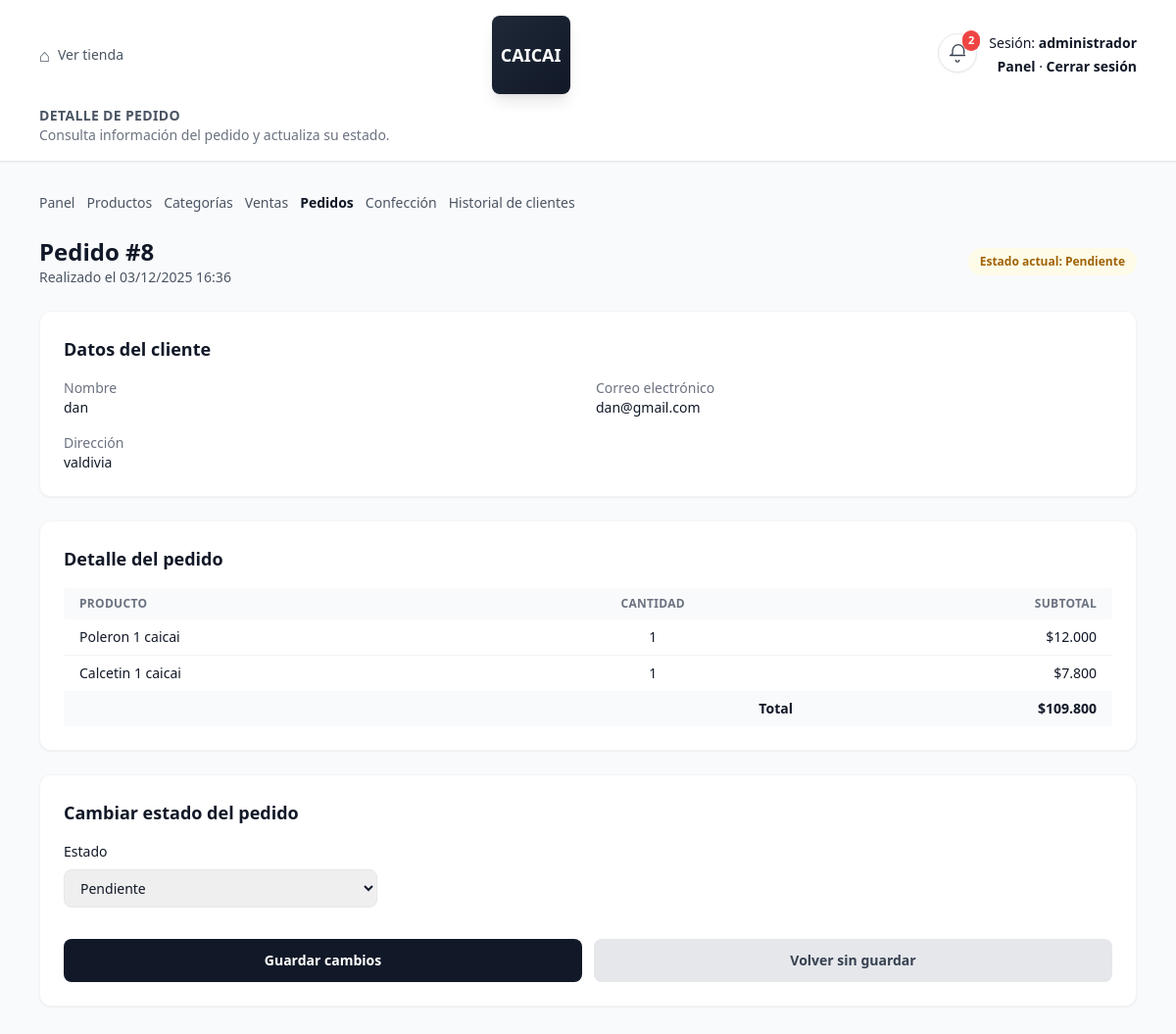
Page /panel/pedidos/8/ (signed in) on the earlier database version.
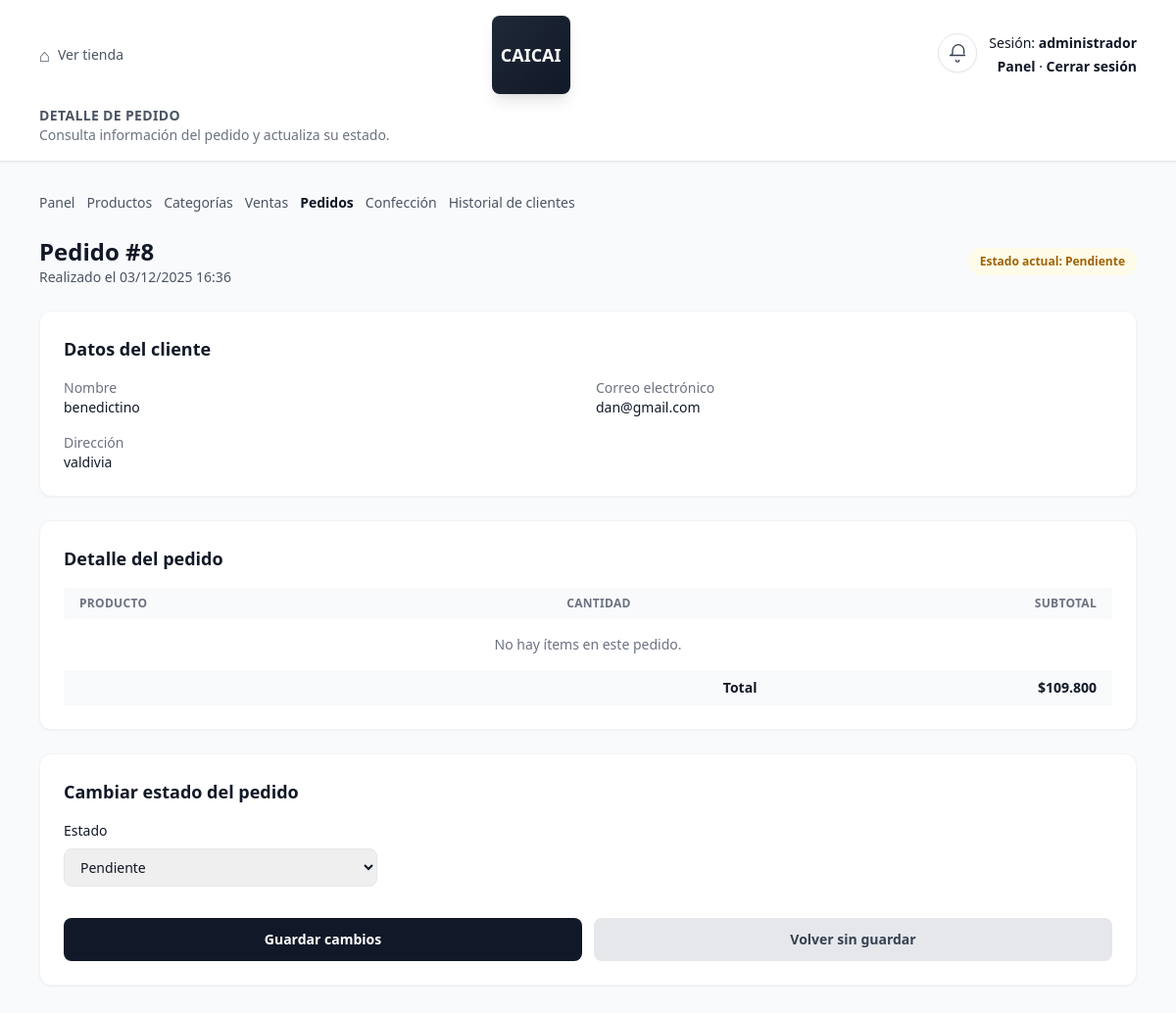
Same page on the later database version.
### core/models.py (models this page shows, shortened)
class Pedido(models.Model):
    ESTADOS = [
        ('pendiente', 'Pendiente'),
        ('en_proceso', 'En Proceso'),
        ('finalizado', 'Finalizado'),
        ('rechazado', 'Rechazado'),
    ]
    nombre_cliente = models.CharField(max_length=100)
    correo = models.EmailField()
    direccion = models.CharField(max_length=200)
    fecha = models.DateTimeField(auto_now_add=True)
    estado = models.CharField(max_length=20, choices=ESTADOS, default='pendiente')
    total = models.DecimalField(max_digits=10, decimal_places=2, default=0)
    motivo_rechazo = models.TextField(blank=True, null=True)

class DetallePedido(models.Model):
    pedido = models.ForeignKey(Pedido, on_delete=models.CASCADE, related_name='detalles')
    producto = models.ForeignKey(Producto, on_delete=models.CASCADE)
    cantidad = models.PositiveIntegerField()
    subtotal = models.DecimalField(max_digits=10, decimal_places=2)

class Producto(models.Model):
    nombre = models.CharField(max_length=150)
    descripcion = models.TextField(blank=True)
    precio = models.DecimalField(max_digits=10, decimal_places=2)
    stock = models.PositiveIntegerField(default=0)
    imagen = models.ImageField(upload_to='productos/', blank=True, null=True)
    categoria = models.ForeignKey(Categoria, on_delete=models.SET_NULL, null=True, blank=True)
    activo = models.BooleanField(default=True)

### core/decorators.py (the view)
    def wrapper(request, *args, **kwargs):
        if 'admin_id' not in request.session:
            return redirect('admin_login')
        return view_func(request, *args, **kwargs)

### core/templatetags/dict_extras.py (called while the page is built)
@register.filter
def precio_clp(value):
    if value in (None, ''):
        return '$0'
    try:
        dec = Decimal(str(value))
    except (InvalidOperation, TypeError, ValueError):
        return '$0'
    dec = dec.quantize(Decimal('1'))
    num = int(dec)
    formatted = f'{num:,}'.replace(',', '.')
    return f'${formatted}'

### core/views.py (called while the page is built, shortened)
def _low_stock_threshold(request):
    try:
        value = int(request.session.get('low_stock_threshold', getattr(settings, 'LOW_STOCK_THRESHOLD', 5)))
        return max(1, min(20, value))
    except (TypeError, ValueError):
        return 5

def _low_stock_products(threshold: int):
    qs = Producto.objects.filter(activo=True, stock__lte=threshold).annotate(nombre_display=F('nombre'))
    return list(qs)

def _low_stock_context(request):
    threshold = _low_stock_threshold(request)
    productos = _low_stock_products(threshold)
    return {
        'low_stock_products': productos,
        'low_stock_count': len(productos),
        'low_stock_threshold': threshold,
    }

def _boleta_pedido(pedido):
    if pedido.estado != "finalizado":
        return None

### core/templates/core/pedido_detalle.html (shortened to what the changed rows need)
<!DOCTYPE html>
{% load dict_extras %}
<html lang="es">
<head>
  <script src="https://cdn.tailwindcss.com"></script>
</head>
<body class="bg-gray-50 text-gray-900">
  <header class="border-b shadow-sm bg-white">
    <div class="max-w-6xl mx-auto px-4 py-4 flex flex-col gap-3">
      <div class="flex items-center justify-between">
        <div class="flex items-start justify-end gap-3">
          {% include 'core/partials/low_stock_alert.html' %}
        </div>
      </div>
    </div>
  </header>
  <main class="py-8">
    <div class="max-w-6xl mx-auto px-4 space-y-6">
      <div class="flex flex-col sm:flex-row sm:items-center sm:justify-between gap-2">
        <div>
          <h1 class="text-2xl font-bold">Pedido #{{ pedido.id }}</h1>
          <p class="text-sm text-gray-600">
            Realizado el {{ pedido.fecha|date:"d/m/Y H:i" }}
          </p>
        </div>
      </div>
      <section class="bg-white rounded-xl shadow-sm border border-gray-100 p-6">
        <h2 class="text-lg font-semibold mb-4">Datos del cliente</h2>
        <div class="grid grid-cols-1 sm:grid-cols-2 gap-4 text-sm">
          <div>
            <p class="text-gray-500">Nombre</p>
            <p class="font-medium text-gray-900">{{ pedido.nombre_cliente }}</p>
          </div>
          <div>
            <p class="text-gray-500">Correo electrónico</p>
            <p class="font-medium text-gray-900">{{ pedido.correo }}</p>
          </div>
          <div class="sm:col-span-2">
            <p class="text-gray-500">Dirección</p>
            <p class="font-medium text-gray-900">{{ pedido.direccion }}</p>
          </div>
        </div>
      </section>
      <section class="bg-white rounded-xl shadow-sm border border-gray-100 p-6">
        <h2 class="text-lg font-semibold mb-4">Detalle del pedido</h2>
        <div class="overflow-x-auto">
          <table class="min-w-full text-sm">
            <thead class="bg-gray-50 text-xs uppercase tracking-wide text-gray-500">
              <tr>
                <th class="px-4 py-2 text-left">Producto</th>
                <th class="px-4 py-2 text-center">Cantidad</th>
                <th class="px-4 py-2 text-right">Subtotal</th>
              </tr>
            </thead>
            <tbody class="divide-y divide-gray-100">
              {% for d in detalles %}
                <tr>
                  <td class="px-4 py-2">{{ d.producto.nombre }}</td>
                  <td class="px-4 py-2 text-center">{{ d.cantidad }}</td>
                  <td class="px-4 py-2 text-right">{{ d.subtotal|precio_clp }}</td>
                </tr>
              {% empty %}
                <tr>
                  <td colspan="3" class="px-4 py-4 text-center text-gray-500 text-sm">
                    No hay ítems en este pedido.
                  </td>
                </tr>
              {% endfor %}
            </tbody>
            <tfoot class="bg-gray-50">
              <tr>
                <td class="px-4 py-2 text-right font-semibold" colspan="2">Total</td>
                <td class="px-4 py-2 text-right font-bold">{{ pedido.total|precio_clp }}</td>
              </tr>
            </tfoot>
          </table>
        </div>
      </section>
      <section class="bg-white rounded-xl shadow-sm border border-gray-100 p-6">
        <h2 class="text-lg font-semibold mb-4">Cambiar estado del pedido</h2>
        <form method="post" class="space-y-4">
          <div class="max-w-xs">
            <label for="estado" class="block text-sm font-medium mb-2">Estado</label>
            <select
              id="estado"
              name="estado"
              onchange="toggleMotivo()"
              class="w-full px-3 py-2 border rounded-lg text-sm focus:outline-none focus:ring-2 focus:ring-gray-300 focus:border-gray-400">
              <option value="pendiente" {% if pedido.estado == 'pendiente' %}selected{% endif %}>Pendiente</option>
            </select>
          </div>
        </form>
      </section>
    </div>
  </main>
</body>
</html>

Differences in the rows shown:
removed DetallePedido: producto.nombre "Poleron 1 caicai", cantidad "1", subtotal|precio_clp "$12.000"
removed DetallePedido: producto.nombre "Calcetin 1 caicai", cantidad "1", subtotal|precio_clp "$7.800"
changed Pedido "dan@gmail.com": nombre_cliente "dan" → "benedictino"
Other differences:
{{ low_stock_count }}: "2" → (not shown)
text now shown: "No hay ítems en este pedido."
